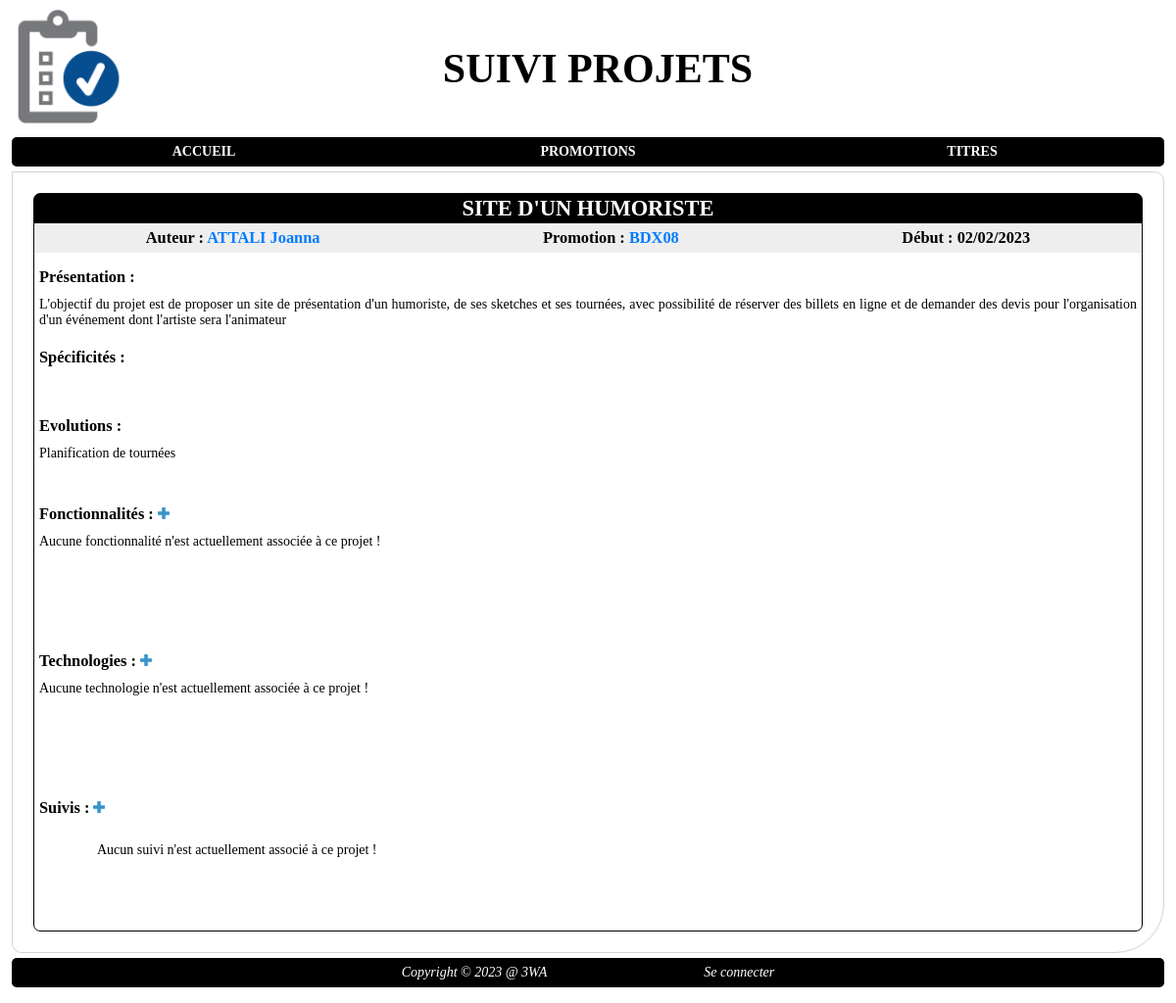
The page /index.php?page=projet&action=view&id=6 on the database as committed earlier.
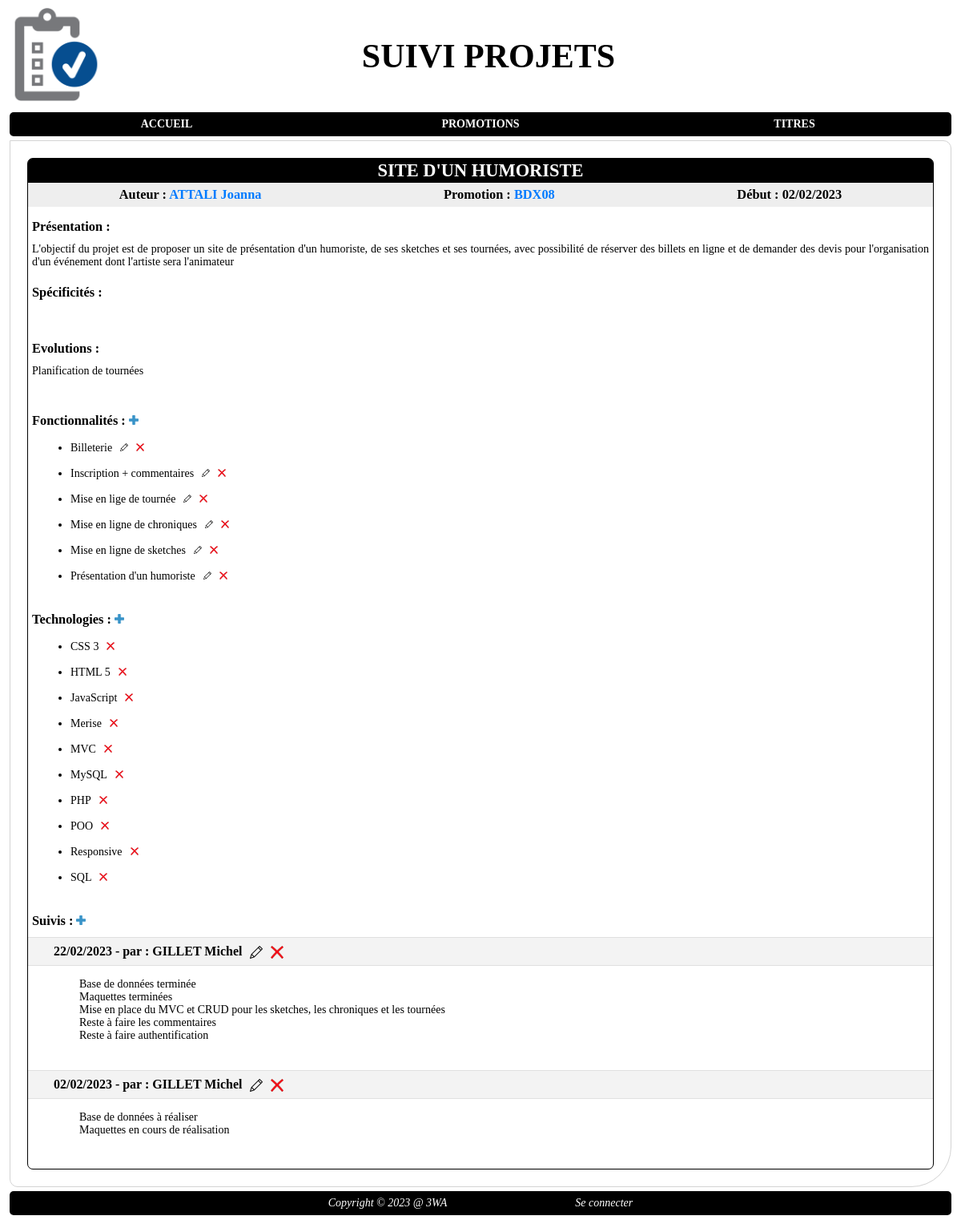
The same page on the database as committed later.
### tables this page shows
CREATE TABLE `fonctionnalite` (
  `id_fonctionnalite` int NOT NULL AUTO_INCREMENT,
  `libelle` varchar(250) NOT NULL,
  `details` text NOT NULL,
  `id_projet` int NOT NULL,
  PRIMARY KEY (`id_fonctionnalite`),
  KEY `fonctionnalite_projet_FK` (`id_projet`),
  CONSTRAINT `fonctionnalite_projet_FK` FOREIGN KEY (`id_projet`) REFERENCES `projet` (`id_projet`)
);

CREATE TABLE `technologie` (
  `id_technologie` int NOT NULL AUTO_INCREMENT,
  `libelle` varchar(250) NOT NULL,
  PRIMARY KEY (`id_technologie`)
);

CREATE TABLE `suivi` (
  `id_suivi` int NOT NULL AUTO_INCREMENT,
  `date` date NOT NULL,
  `commentaire` longtext NOT NULL,
  `id_intervenant` int NOT NULL,
  `id_projet` int NOT NULL,
  PRIMARY KEY (`id_suivi`),
  KEY `suivi_intervenant_FK` (`id_intervenant`),
  KEY `suivi_projet0_FK` (`id_projet`),
  CONSTRAINT `suivi_intervenant_FK` FOREIGN KEY (`id_intervenant`) REFERENCES `intervenant` (`id_intervenant`),
  CONSTRAINT `suivi_projet0_FK` FOREIGN KEY (`id_projet`) REFERENCES `projet` (`id_projet`)
);

### index.php (called while the page is built, shortened)
<?php
	require_once "includes/core/router.php";

### includes/core/models/DAO/DAOProjet.php (called while the page is built, shortened)
<?php
	require_once "includes/core/models/Classes/Projet.php";
	class DAOProjet extends BDD{
		public static function getById(int $idProjet): Projet{
			$conn = parent::getConnexion();
			$SQLQuery = "SELECT id_projet, nom, presentation, specificites, evolutions, date_debut, id_apprenant
				FROM projet
				WHERE id_projet = :idprojet";
			$SQLStmt = $conn->prepare($SQLQuery);
			$SQLStmt->bindValue(':idprojet', $idProjet, PDO::PARAM_INT);
			$SQLStmt->execute();
			$SQLRow = $SQLStmt->fetch(PDO::FETCH_ASSOC);
			$unProjet = new Projet(
				$SQLRow['nom'],
				$SQLRow['presentation'],
				$SQLRow['specificites'] ?? '',
				$SQLRow['evolutions'] ?? '',
				date_create($SQLRow['date_debut']),
				$SQLRow['id_apprenant']
			);
			$unProjet->setId($SQLRow['id_projet']);
			return $unProjet;
		}
	}

### includes/core/models/Classes/Projet.php (called while the page is built, shortened)
<?php
	class Projet{
		private int $id, $idApprenant;
		private string $nom, $presentation, $specificites, $evolutions;
		private array $suivis, $fonctionnalites, $technologies;
		public function __construct(string $nom = '', string $presentation = '', string $specificites = '', string $evolutions = '', DateTime $dateDebut = null, int $idApprenant = 0){
			$this->nom = $nom;
			$this->suivis = array();
			$this->fonctionnalites = array();
			$this->technologies = array();
			$this->id = 0;
		}
		public function getId(): int{
			return $this->id;
		}
		public function setId(int $id): void{
			$this->id = $id;
		}
		public function getNom(): string{
			return $this->nom;
		}
		public function getSuivis(): array{
			return $this->suivis;
		}
		public function setSuivis(array $suivis): void{
			$this->suivis = $suivis;
		}
		public function getFonctionnalites(): array{
			return $this->fonctionnalites;
		}
		public function setFonctionnalites(array $fonctionnalites): void{
			$this->fonctionnalites = $fonctionnalites;
		}
		public function getTechnologies(): array{
			return $this->technologies;
		}
		public function setTechnologies(array $technologies): void{
			$this->technologies = $technologies;
		}
		public function getNbSuivis(): int{
			return count($this->suivis);
		}
		public function getNbTechnologies(): int{
			return count($this->technologies);
		}
		public function getNbFonctionnalites(): int{
			return count($this->fonctionnalites);
		}
	}

### includes/core/models/Classes/Fonctionnalite.php (called while the page is built, shortened)
<?php
	class Fonctionnalite{
		private int $id;
		private string $libelle, $details;
		public function __construct(string $libelle = '', string $details = '', int $idProjet = 0){
			$this->libelle = $libelle;
			$this->id = 0;
		}
		public function getId(): int{
			return $this->id;
		}
		public function setId(int $id): void{
			$this->id = $id;
		}
		public function getLibelle(): string{
			return $this->libelle;
		}
	}

### includes/core/models/DAO/DAOFonctionnalite.php (called while the page is built, shortened)
<?php
	require_once "includes/core/models/Classes/Fonctionnalite.php";
	class DAOFonctionnalite extends BDD{
		public static function getAllByIdProjet(int $idProjet): array{
			$conn = parent::getConnexion();
			$SQLQuery = "SELECT fonctionnalite.id_fonctionnalite, fonctionnalite.libelle, fonctionnalite.details
				FROM fonctionnalite INNER JOIN projet p on fonctionnalite.id_projet = p.id_projet
				WHERE fonctionnalite.id_projet = :idprojet
				ORDER BY fonctionnalite.libelle ASC";
			$SQLStmt = $conn->prepare($SQLQuery);
			$SQLStmt->bindValue(':idprojet', $idProjet, PDO::PARAM_INT);
			$SQLStmt->execute();
			$listeFonctionnalites = array();
			while ($SQLRow = $SQLStmt->fetch(PDO::FETCH_ASSOC)){
				$uneFonctionnalite = new Fonctionnalite(
					$SQLRow['libelle'],
					$SQLRow['details']
				);
				$uneFonctionnalite->setId($SQLRow['id_fonctionnalite']);
				$listeFonctionnalites[] = $uneFonctionnalite;
			}
			return $listeFonctionnalites;
		}
	}

### includes/core/models/Classes/Technologie.php (called while the page is built, shortened)
<?php
	class Technologie{
		private int $id;
		private string $libelle;
		public function __construct(string $libelle = ''){
			$this->libelle = $libelle;
			$this->id = 0;
		}
		public function getId(): int{
			return $this->id;
		}
		public function setId(int $id): void{
			$this->id = $id;
		}
		public function getLibelle(): string{
			return $this->libelle;
		}
	}

### includes/core/models/DAO/DAOTechnologie.php (called while the page is built, shortened)
<?php
	require_once "includes/core/models/Classes/Technologie.php";
	class DAOTechnologie extends BDD{
		public static function getAllByIdProjet(int $idProjet): array{
			$conn = parent::getConnexion();
			$SQLQuery = "SELECT technologie.id_technologie, libelle
				FROM technologie INNER JOIN exploiter e on technologie.id_technologie = e.id_technologie
				WHERE id_projet = :idprojet
				ORDER BY libelle";
			$SQLStmt = $conn->prepare($SQLQuery);
			$SQLStmt->bindValue(':idprojet', $idProjet, PDO::PARAM_INT);
			$SQLStmt->execute();
			$listeTechnologies = array();
			while ($SQLRow = $SQLStmt->fetch(PDO::FETCH_ASSOC)){
				$uneTechnologie = new Technologie(
					$SQLRow['libelle']
				);
				$uneTechnologie->setId($SQLRow['id_technologie']);
				$listeTechnologies[] = $uneTechnologie;
			}
			return $listeTechnologies;
		}
	}

### includes/core/models/Classes/Suivi.php (called while the page is built, shortened)
<?php
	require_once "includes/core/models/Classes/Intervenant.php";
	class Suivi{
		private int $id, $idprojet;
		private DateTime $dateSuivi;
		private string $commentaire;
		private Intervenant $intervenant;
		public function __construct(DateTime $dateSuivi = null, string $commentaire = '', int $idprojet = 0){
			$this->dateSuivi = $dateSuivi ?? new DateTime('now');
			$this->commentaire = $commentaire;
			$this->id = 0;
			$this->intervenant = new Intervenant();
		}
		public function getId(): int{
			return $this->id;
		}
		public function setId(int $id): void{
			$this->id = $id;
		}
		public function getDateSuivi(): DateTime{
			return $this->dateSuivi;
		}
		public function getCommentaire(): string{
			return $this->commentaire;
		}
		public function getIntervenant(): Intervenant{
			return $this->intervenant;
		}
		public function setIntervenant(Intervenant $intervenant): void{
			$this->intervenant = $intervenant;
		}
	}

### includes/core/models/DAO/DAOSuivi.php (called while the page is built, shortened)
<?php
	require_once "includes/core/models/Classes/Suivi.php";
	class DAOSuivi extends BDD{
		public static function getAllByIdProjet(int $idProjet): array{
			$conn = parent::getConnexion();
			$SQLQuery = "SELECT id_suivi, date, commentaire, id_intervenant, id_projet
				FROM suivi
				WHERE id_projet = :idprojet
				ORDER BY date DESC";
			$SQLStmt = $conn->prepare($SQLQuery);
			$SQLStmt->bindValue(':idprojet', $idProjet, PDO::PARAM_INT);
			$SQLStmt->execute();
			$listeSuivis = array();
			while ($SQLRow = $SQLStmt->fetch(PDO::FETCH_ASSOC)){
				$unSuivi = new Suivi(
					date_create($SQLRow['date']),
					$SQLRow['commentaire'],
					$SQLRow['id_intervenant'],
					$SQLRow['id_projet']
				);
				$unSuivi->setId($SQLRow['id_suivi']);
				$unSuivi->setIntervenant(DAOIntervenant::getById($SQLRow['id_intervenant']));
				$unSuivi->setIdprojet($SQLRow['id_projet']);
				$listeSuivis[] = $unSuivi;
			}
			return $listeSuivis;
		}
	}

### includes/core/models/Classes/Intervenant.php (called while the page is built, shortened)
<?php
	class Intervenant{
		private string $nom, $prenom, $email;
		public function __construct(string $nom = '', string $prenom = '', string $email = '', int $idPersonne = 0){
			$this->nom = $nom;
			$this->prenom = $prenom;
		}
		public function getFullName(): string{
			return $this->nom.' '.$this->prenom;
		}
	}

### includes/core/models/DAO/DAOIntervenant.php (called while the page is built, shortened)
<?php
	require_once "includes/core/models/Classes/Intervenant.php";
	class DAOIntervenant extends BDD{
		public static function getByIdSuivi(int $idSuivi): Intervenant | bool{
			$conn = parent::getConnexion();
			$SQLQuery = "SELECT  intervenant.id_intervenant, nom, prenom, email, id_personne
				FROM intervenant INNER JOIN suivi s on intervenant.id_intervenant = s.id_intervenant
				WHERE id_suivi = :id";
			$SQLStmt = $conn->prepare($SQLQuery);
			$SQLStmt->bindValue(':id', $idSuivi, PDO::PARAM_INT);
			$SQLStmt->execute();
			if ($SQLStmt->rowCount() == 0){
				return false;
			}else{
				$SQLRow = $SQLStmt->fetch(PDO::FETCH_ASSOC);
				$unIntervenant = new Intervenant($SQLRow['nom'], $SQLRow['prenom'], $SQLRow['email'], $SQLRow['id_personne']);
				$unIntervenant->setId($SQLRow['id_intervenant']);
				return $unIntervenant;
			}
		}
	}

### includes/core/views/view_projet.phtml (the view, shortened to what the changed rows need)
<!DOCTYPE html>
<html lang="fr">
<head>
	<?php require "includes/core/views/partials/page_head.phtml"; ?>
</head>
<body>
	<main>
		<section id="content" class="projet">
			<article>
				<header>
					<h1><?= $unProjet->getNom() ?></h1>
				</header>
				<section class="fonctionnalites">
					<h3>Fonctionnalités : <a title="Nouvelle fonctionnalité" href="index.php?page=fonctionnalite&action=add&idprojet=<?= $unProjet->getId() ?>"><img class="mini w-12 h-12" src="./public/medias/plus_blue.png"/></a></h3>
					<?php
						if ($unProjet->getNbFonctionnalites() == 0){
							$script = "<p>Aucune fonctionnalité n'est actuellement associée à ce projet !</p>";
						}else{
							$script = '<ul>';
							foreach ($unProjet->getFonctionnalites() as $uneFonctionnalite){
								$script .= '<li>';
								$script .= $uneFonctionnalite->getLibelle();
								$script .= '<a href="index.php?page=fonctionnalite&action=edit&id='.$uneFonctionnalite->getId().'" title="Modifier">';
								$script .= '<img class="mini w-10 h-10" src="./public/medias/stylo_edit.png" alt="Supprimer"/>';
								$script .= '</a>';
								$script .= '<a data-action="deletelink" href="index.php?page=fonctionnalite&action=delete&id='.$uneFonctionnalite->getId().'" title="Supprimer">';
								$script .= '<img class="mini w-10 h-10" src="./public/medias/croix_rouge.png" alt="Supprimer"/>';
								$script .= '</a>';
								$script .= '</li>';
							}
							$script .= '</ul>';
						}
						print($script);
					?>
				</section>
				<section class="technologies">
					<h3>Technologies : <a title="Nouvelle technologie" href="index.php?page=technologie&action=addtoproject&idprojet=<?= $unProjet->getId() ?>"><img class="mini w-12 h-12" src="./public/medias/plus_blue.png"/></a></h3>
					<?php
						if ($unProjet->getNbTechnologies() == 0){
							$script = "<p>Aucune technologie n'est actuellement associée à ce projet !</p>";
						}else{
							$script = '<ul>';
							foreach ($unProjet->getTechnologies() as $uneTechnologie){
								$script .= '<li>';
								$script .= $uneTechnologie->getLibelle();
								$script .= '<a data-action="deletelink" href="index.php?page=technologie&action=removefromproject&idprojet='.$unProjet->getId().'&idtechnologie='.$uneTechnologie->getId().'" title="Supprimer">';
								$script .= '<img class="mini w-10 h-10" src="./public/medias/croix_rouge.png" alt="Supprimer"/>';
								$script .= '</a>';
								$script .= '</li>';
							}
							$script .= '</ul>';
						}
						print($script);
					?>
				</section>
				<section class="suivis">
					<h3>Suivis : <a title="Nouveau suivi" href="index.php?page=suivi&action=add&idprojet=<?= $unProjet->getId() ?>"><img class="mini w-12 h-12" src="./public/medias/plus_blue.png"/></a></h3>
					<?php
						if ($unProjet->getNbSuivis() == 0){
							$script = "<p>Aucun suivi n'est actuellement associé à ce projet !</p>";
						}else{
							$script = '';
							foreach ($unProjet->getSuivis() as $unSuivi){
								$script .= '<section class="suivi">';
									$script .= '<header>';
										$script .= $unSuivi->getDateSuivi()->format('d/m/Y');
										$script .= ' - par : ';
										$script .= $unSuivi->getIntervenant()->getFullName();
										$script .= '<a href="index.php?page=suivi&action=edit&id='.$unSuivi->getId().'" title="Modifier ce suivi">';
										$script .= '<img class="mini w-16 h-16" src="./public/medias/stylo_edit.png" alt="Supprimer"/>';
										$script .= '</a>';
										$script .= '<a data-action="deletelink" href="index.php?page=suivi&action=delete&id='.$unSuivi->getId().'" title="Supprimer ce suivi">';
										$script .= '<img class="mini w-16 h-16" src="./public/medias/croix_rouge.png" alt="Supprimer"/>';
										$script .= '</a>';
									$script .= '</header>';
									$script .= '<p>'.nl2br($unSuivi->getCommentaire()).'</p>';
								$script .= '</section>';
							}
						}
						print($script);
					?>
				</section>
			</article>
		</section>
	</main>
</body>
</html>

Rows that differ between the two databases and show on the page:
added fonctionnalite: value "Billeterie"
added fonctionnalite: value "Inscription + commentaires"
added fonctionnalite: value "Mise en lige de tournée"
added fonctionnalite: value "Mise en ligne de chroniques"
added fonctionnalite: value "Mise en ligne de sketches"
added fonctionnalite: value "Présentation d'un humoriste"
now on this page (row unchanged): technologie: value "CSS 3"
now on this page (row unchanged): technologie: value "HTML 5"
now on this page (row unchanged): technologie: value "JavaScript"
now on this page (row unchanged): technologie: value "Merise"
added technologie: value "MVC"
now on this page (row unchanged): technologie: value "MySQL"
now on this page (row unchanged): technologie: value "PHP"
added technologie: value "POO"
now on this page (row unchanged): technologie: value "Responsive"
now on this page (row unchanged): technologie: value "SQL"
added suivi: value "22/02/2023 - par : GILLET Michel", commentaire "Base de données terminée Maquettes terminées Mise en place du MVC et CRUD pour les sketches, les chroniques et les tournées Reste à faire les commentaires Reste à faire authentification"
added suivi: value "02/02/2023 - par : GILLET Michel", commentaire "Base de données à réaliser Maquettes en cours de réalisation"
Other text that changed with them:
text no longer shown: "Aucune fonctionnalité n'est actuellement associée à ce projet ! Aucune technologie n'est actuellement associée à ce projet ! Aucun suivi n'est actuellement associé à ce projet !"
